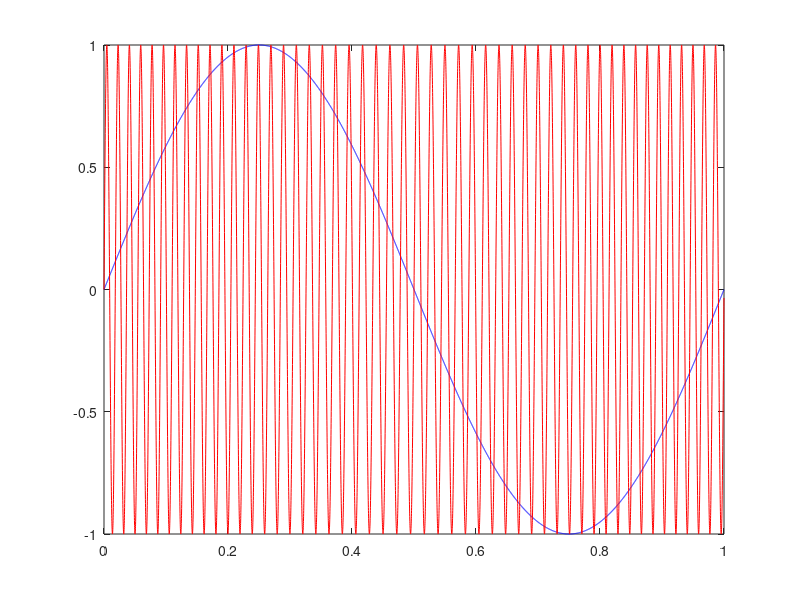
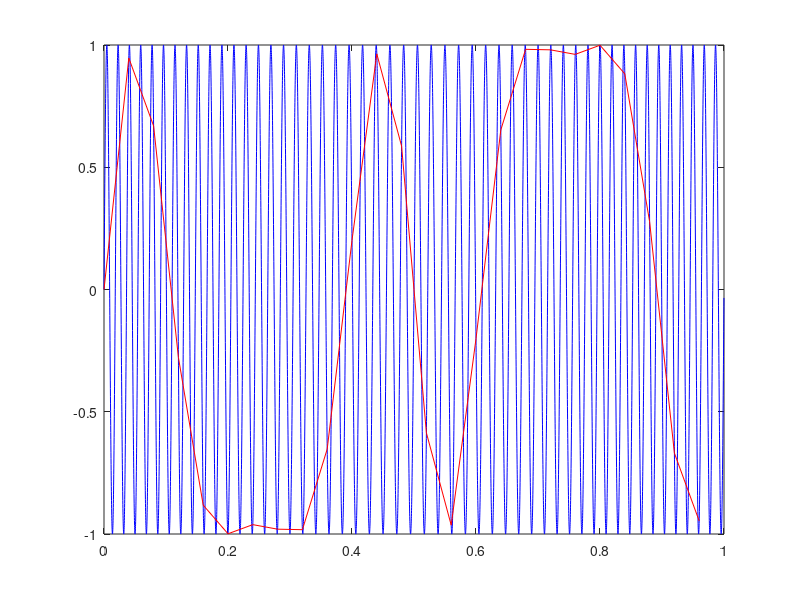
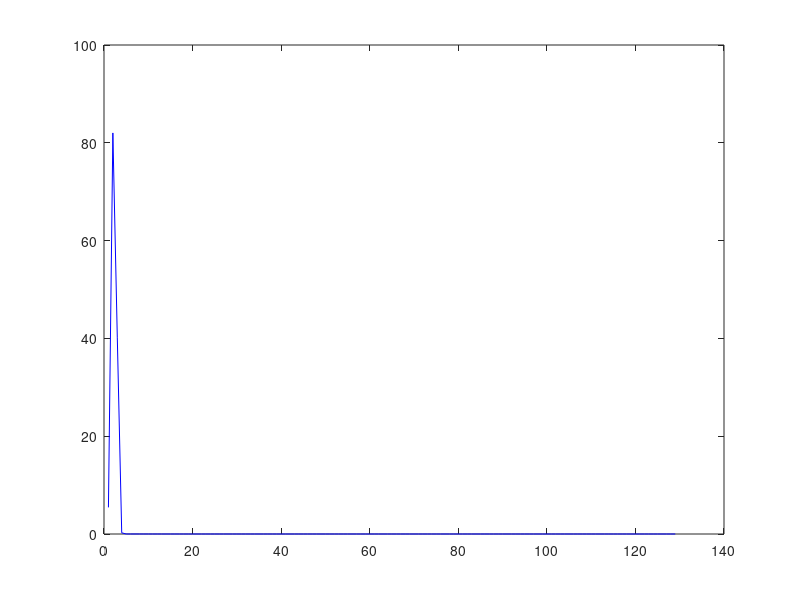
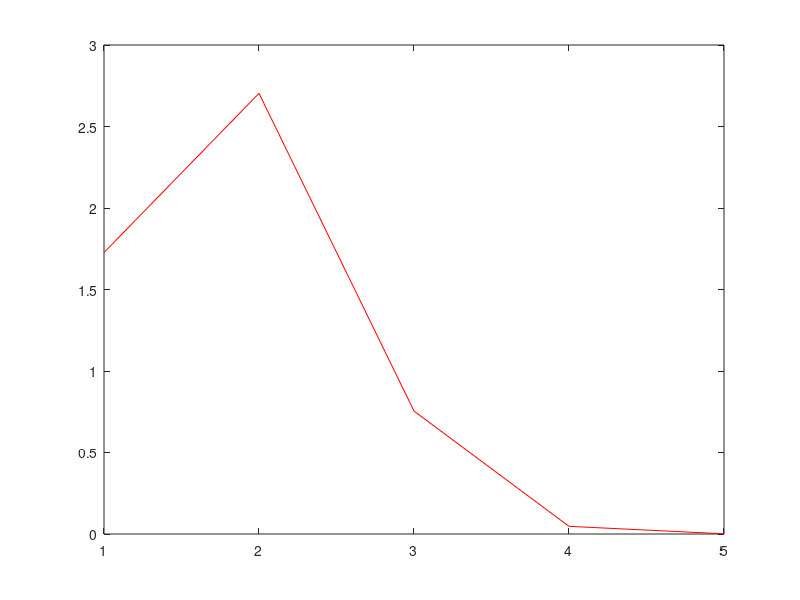

The MATLAB script that drew these images, in order:
clear all;
close all;
fs1 = 10000; %czestotliwosc probkowania
t1 = 0:1/fs1:1-1/fs1;
fn = 50; %czestotliwosc nosna
fm = 1; %czestotliwosc modulujaca
df = 5; %glebokosc modulacji
x1 = sin(2*pi*fm*t1);
y1 = sin(2*pi*fn*t1+df*sin(2*pi*fm*t1));
plot(t1, x1, "b-")
hold on
plot(t1, y1, "r-")

fs2 = 25;
t2= 0:1/fs2:1-1/fs2;

y2 = sin(2*pi*fn*t2+df*sin(2*pi*fm*t2));
figure
plot(t1, y1, "b-")
hold on
plot(t2, y2, "r-")

% Generowanie widma gęstości mocy
pxx1 = pwelch(y1);
pxx2 = pwelch(y2);
% Wyświetlenie widma
figure
plot(pxx1, "b-"); 
figure
plot(pxx2, "r-")
